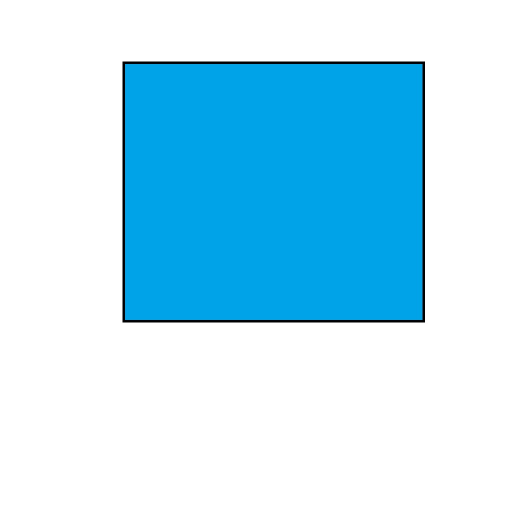
#> input picture Document_Scanner/Test.jpg, 1023 x 1024 px (shown at 1/2 size)
$ python CamScannerCode.py
#> lines starting #> are read from the running program, lines starting #| are printed output that depends on the picture; after the words box and inside, x2 and y2 are one past the last pixel; in counts of white or black regions, pixels touching at a corner belong together
### Document_Scanner/mapper.py
import numpy as np

def mapp(h):
	h = h.reshape((4,2))
	hnew = np.zeros((4,2),dtype = np.float32)

	add = h.sum(1)
	hnew[0] = h[np.argmin(add)]
	hnew[2] = h[np.argmax(add)]

	diff = np.diff(h,axis = 1)
	hnew[1] = h[np.argmin(diff)]
	hnew[3] = h[np.argmax(diff)]

	return hnew

### Document_Scanner/CamScannerCode.py
import cv2
import numpy as np
import mapper
image=cv2.imread("Test.jpg")   #read in the image
#> image is the input picture: shape (1024, 1023, 3); mean B, G, R 245.6, 225.5, 178.2
image=cv2.resize(image,(800,800)) #resizing because opencv does not work well with bigger images
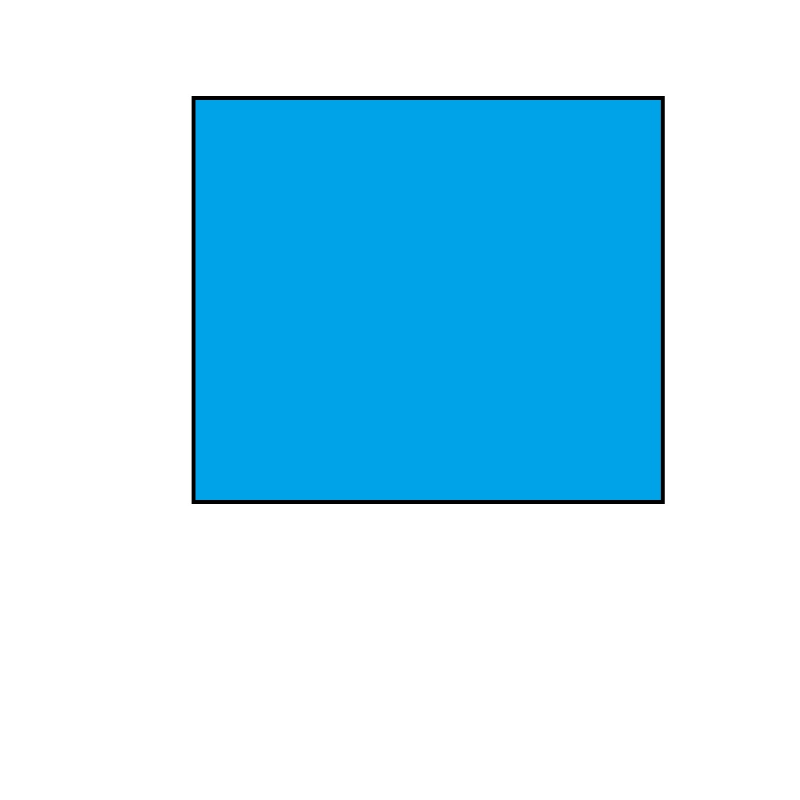
#> image: shape (800, 800, 3); mean B, G, R 245.6, 225.5, 178.2
orig=image.copy()

gray=cv2.cvtColor(image,cv2.COLOR_BGR2GRAY)  #RGB To Gray Scale
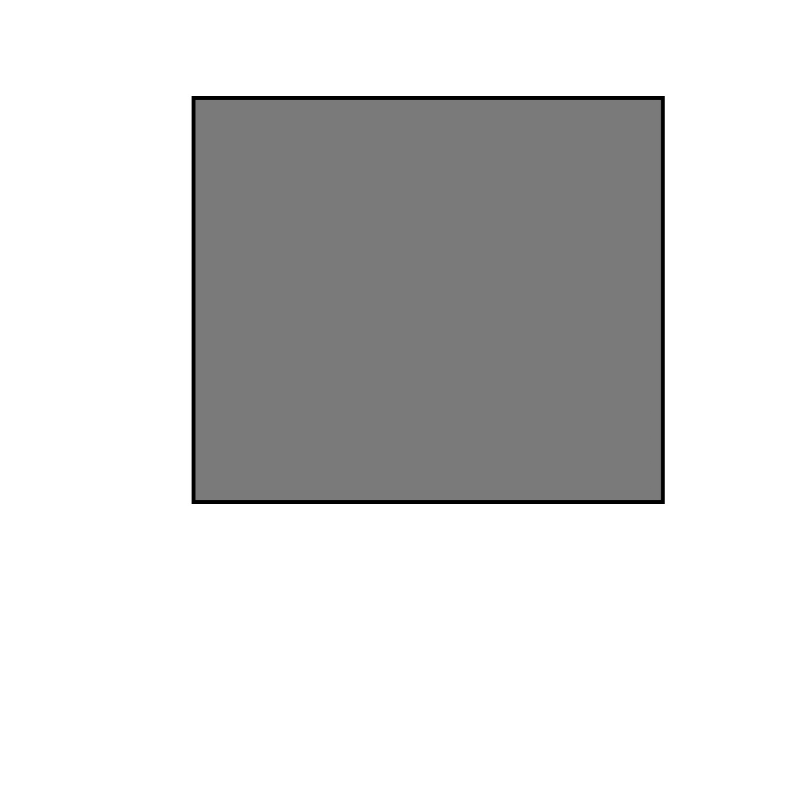
#> gray: shape (800, 800); min 0, max 255, mean 213.6
cv2.imshow("Title",gray)

blurred=cv2.GaussianBlur(gray,(5,5),0)  #(5,5) is the kernel size and 0 is sigma that determines the amount of blur
cv2.imshow("Blur",blurred)

edged=cv2.Canny(blurred,30,50)  #30 MinThreshold and 50 is the MaxThreshold
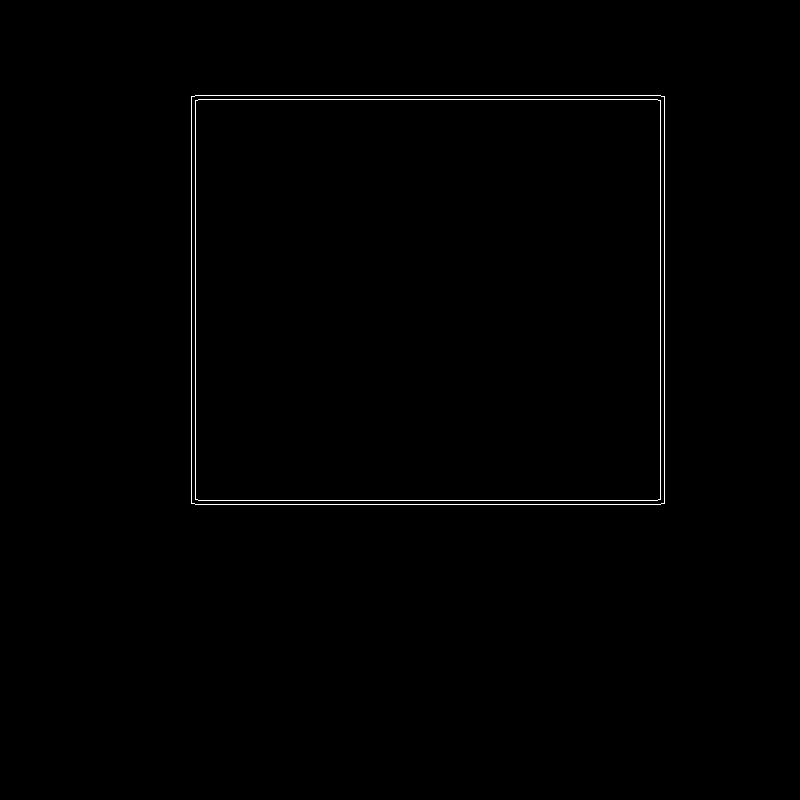
#> edged: shape (800, 800); 0.55% white in thin lines or dots, all inside (x1, y1, x2, y2) = (191, 95, 665, 505)
cv2.imshow("Canny",edged)


contours,hierarchy=cv2.findContours(edged,cv2.RETR_LIST,cv2.CHAIN_APPROX_SIMPLE)  #retrieve the contours as a list, with simple apprximation model
#> contours = 4 contours; box (x1, y1, x2, y2) and area: (191, 95, 665, 505) 193443, (191, 95, 665, 505) 193441, (195, 99, 661, 501) 186455, (195, 99, 661, 501) 186453
contours=sorted(contours,key=cv2.contourArea,reverse=True)

#the loop extracts the boundary contours of the page
for c in contours:
    p=cv2.arcLength(c,True)
    approx=cv2.approxPolyDP(c,0.02*p,True)

    if len(approx)==4:
        target=approx
        break
#> this loop made 1 pass
#> (p, target) on pass 1: (1761.7, [[191, 96], [191, 503], [664, 503], [664, 96]])
approx=mapper.mapp(target) #find endpoints of the sheet
#> in mapp, `h = h.reshape((4,2))`: h = [[191, 96], [191, 503], [664, 503], [664, 96]]
#> in mapp, `add = h.sum(1)`: add = [287, 694, 1167, 760]
#> in mapp, `diff = np.diff(h,axis = 1)`: diff = [-95, 312, -161, -568]
#> approx = [[191, 96], [664, 96], [664, 503], [191, 503]]

pts=np.float32([[0,0],[800,0],[800,800],[0,800]])  #map to 800*800 target window

op=cv2.getPerspectiveTransform(approx,pts)  #get the top or bird eye view effect
#> op = [[1.69, 4.77e-17, -323], [4.28e-17, 1.97, -188.7], [3.76e-20, 0, 1]]
dst=cv2.warpPerspective(orig,op,(800,800))
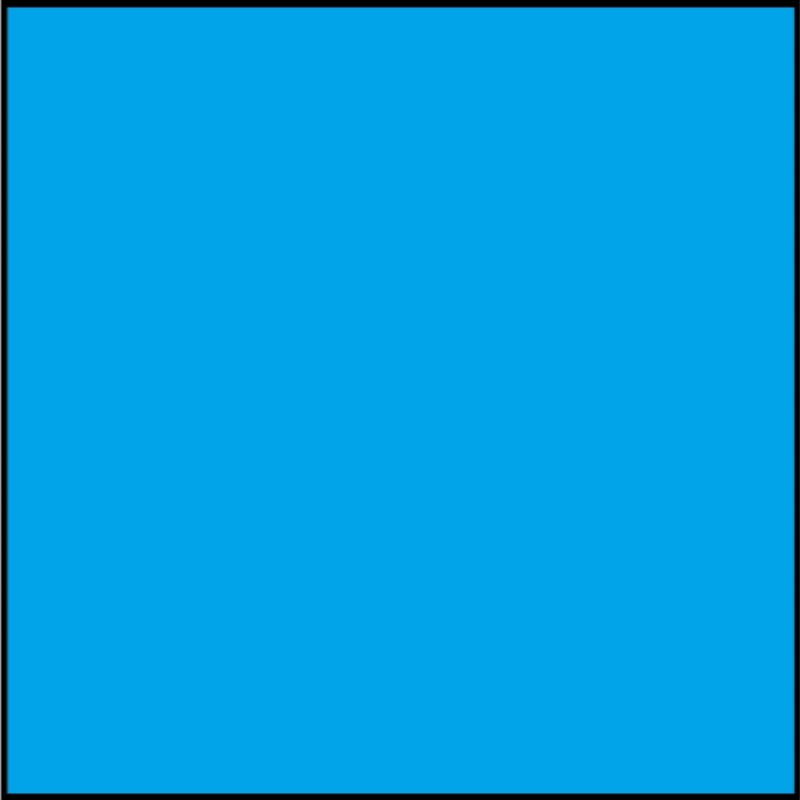
#> dst: shape (800, 800, 3); mean B, G, R 224.6, 157.9, 0.6


cv2.imshow("Scanned",dst)
cv2.imwrite("Result.jpg",dst)
